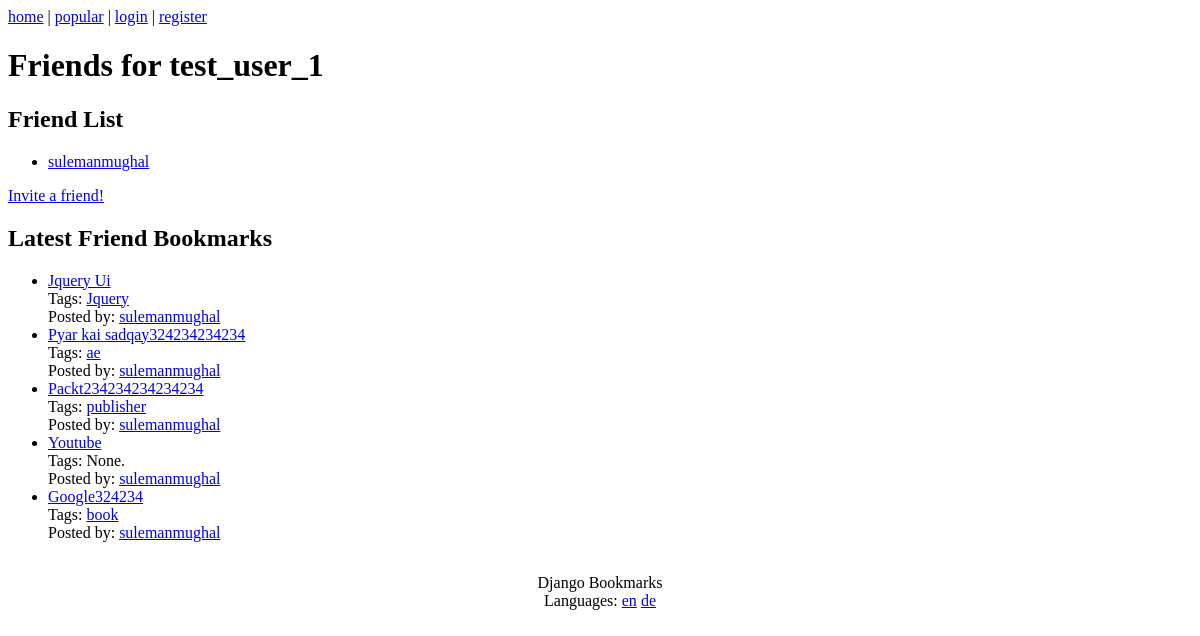
The app's page /friends/test_user_1/ with its own data.
### bookmarks/models.py (models this page shows, shortened)
class Bookmark(models.Model):
    title = models.CharField(max_length=200, verbose_name="Title of the Bookmark", blank=False, null=False, default="")
    user = models.ForeignKey(get_user_model(), on_delete=models.CASCADE)
    link = models.ForeignKey(Link, on_delete=models.CASCADE)

class Tag(models.Model):
    name = models.CharField(max_length=64, unique=True)
    bookmarks = models.ManyToManyField(Bookmark)

### bookmarks/views.py (the view)
# urls.py: url(r'^friends/(\w+)/$', friends_page, name="friends_page"),
def friends_page(request, username):
    template_name="friends_page.html"
    user = get_object_or_404(User, username=username)
    friends = [friendship.to_friend for friendship in user.friend_set.all()]
    friend_bookmarks =  Bookmark.objects.filter(user__in=friends).order_by('-id')
    context ={
        'username': username,
        'friends': friends,
        'bookmarks': friend_bookmarks[:10],
        'show_tags': True,
        'show_user': True
    }
    return render(request, template_name, context)

### bookmarks/templates/bookmarks/friends_page.html (shortened to what this page needs)
{% extends "base.html" %}
{% block head %}Friends for {{ username }}{% endblock %}
{% block content %}
<h2>Friend List</h2>
{% if friends %}
<ul class="friends">
{% for friend in friends %}
<li><a href="/user/{{ friend.username }}/">
{{ friend.username }}</a></li>
{% endfor %}
</ul>
{% else %}
<p>No friends found.</p>
{% endif %}
<a href="/friend/invite/">Invite a friend!</a>
<h2>Latest Friend Bookmarks</h2>
{% include 'bookmark_list.html' %}
{% endblock %}

### bookmarks/templates/bookmarks/base.html (shortened to what this page needs)
{% load static %}
<!DOCTYPE  html >
<html>
<head>
<link rel="stylesheet" href="{% static 'css/style.css' %}"
type="text/css" />
<link rel="stylesheet" href="http://code.jquery.com/ui/1.8.18/themes/base/jquery-ui.css" type="text/css" media="all" />
</head>
<body>
    <div id="nav">
        <a href="/">home</a> |
        <a href="/popular/">popular</a> |
        {% if user.is_authenticated %}
        <a href="/save/">submit</a> |
        <a href="/search/">search</a> |
        <a href="/user/{{ user.username }}/">
        {{ user.username }}</a> |
        <a href="/logout/">logout</a>
        {% else %}
        <a href="/login/">login</a> |
        <a href="/register/">register</a>
        {% endif %}
        </div>
<h1>{% block head %}{% endblock %}</h1>
{% block content %}{% endblock %}
<div id="footer">
    Django Bookmarks <br />
    Languages:
    <a href="/i18n/setlang/?language=en">en</a>
    <a href="/i18n/setlang/?language=de">de</a>
</div>
</body>
</html>

### bookmarks/templates/bookmarks/bookmark_list.html (shortened to what this page needs)
{% if bookmarks %}
<ul class="bookmarks">
{% for bookmark in bookmarks %}
<li>
    <a href="{{ bookmark.link.url|escape }}" class="title">
        {{ bookmark.title|escape }}</a>
<br />
{% if show_tags %}
Tags:
{% if bookmark.tag_set.all %}
<ul class="tags">
    {% for tag in bookmark.tag_set.all %}
    <li><a href="/tag/{{ tag.name|urlencode }}/">
        {{ tag.name|escape }}</a></li>
    {% endfor %}
    </ul>
{% else %}
None.
{% endif %}
<br />
{% endif %}
{% if show_user %}
Posted by:
<a href="/user/{{ bookmark.user.username }}/"
class="username">
{{ bookmark.user.username }}</a>
{% endif %}
</li>
{% endfor %}
</ul>
{% else %}
<p>No bookmarks found.</p>
{% endif %}

### bookmarks/static/css/style.css (style rules this page uses)
ul.tags, ul.tags li { display: inline; margin: 0; padding: 0; }
#footer { margin-top: 2em; text-align: center; }

### records on screen
Bookmark: title "Jquery Ui", user.username "sulemanmughal"
Tag: name "Jquery"
Bookmark: title "Pyar kai sadqay324234234234", user.username "sulemanmughal"
Tag: name "ae"
Bookmark: title "Packt234234234234234", user.username "sulemanmughal"
Tag: name "publisher"
Bookmark: title "Youtube", shows "None.", user.username "sulemanmughal"
Bookmark: title "Google324234", user.username "sulemanmughal"
Tag: name "book"

### other values on screen
{{ username }} "test_user_1"
{{ friend.username }} "sulemanmughal"
